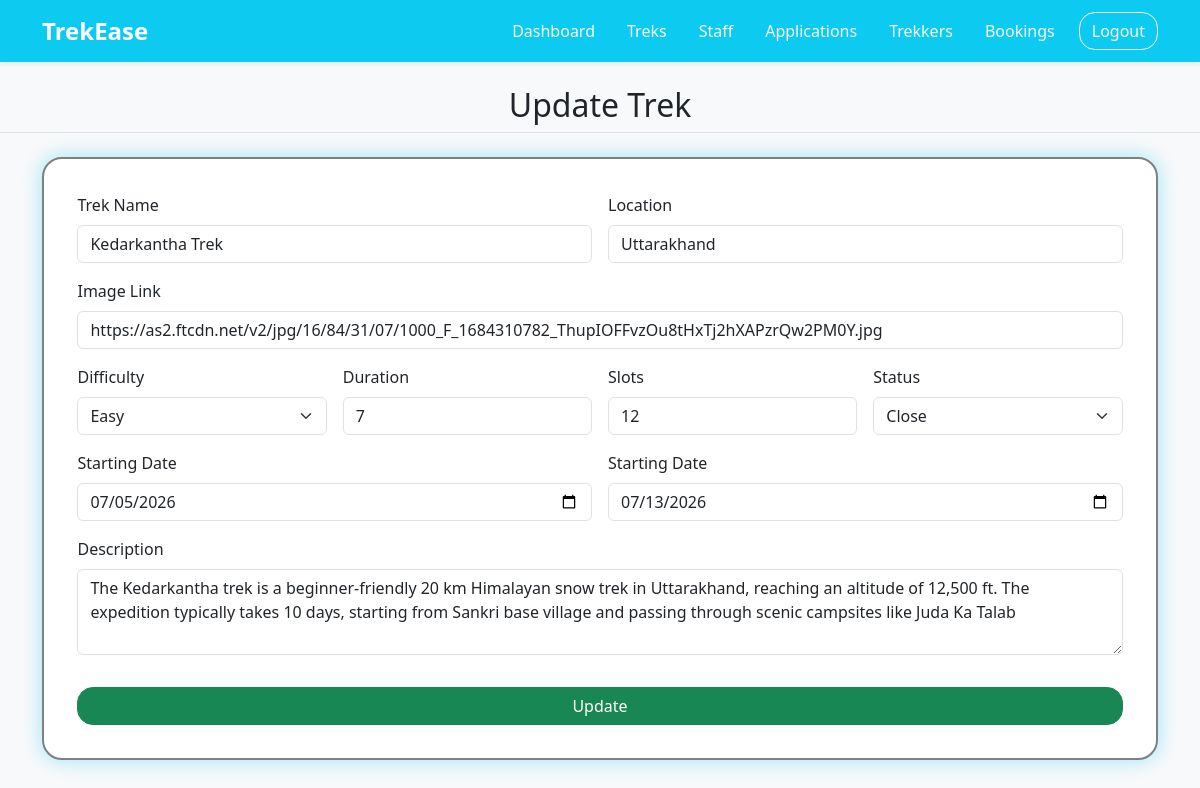
/update_trek/1/5, run on an earlier commit of the app's database.
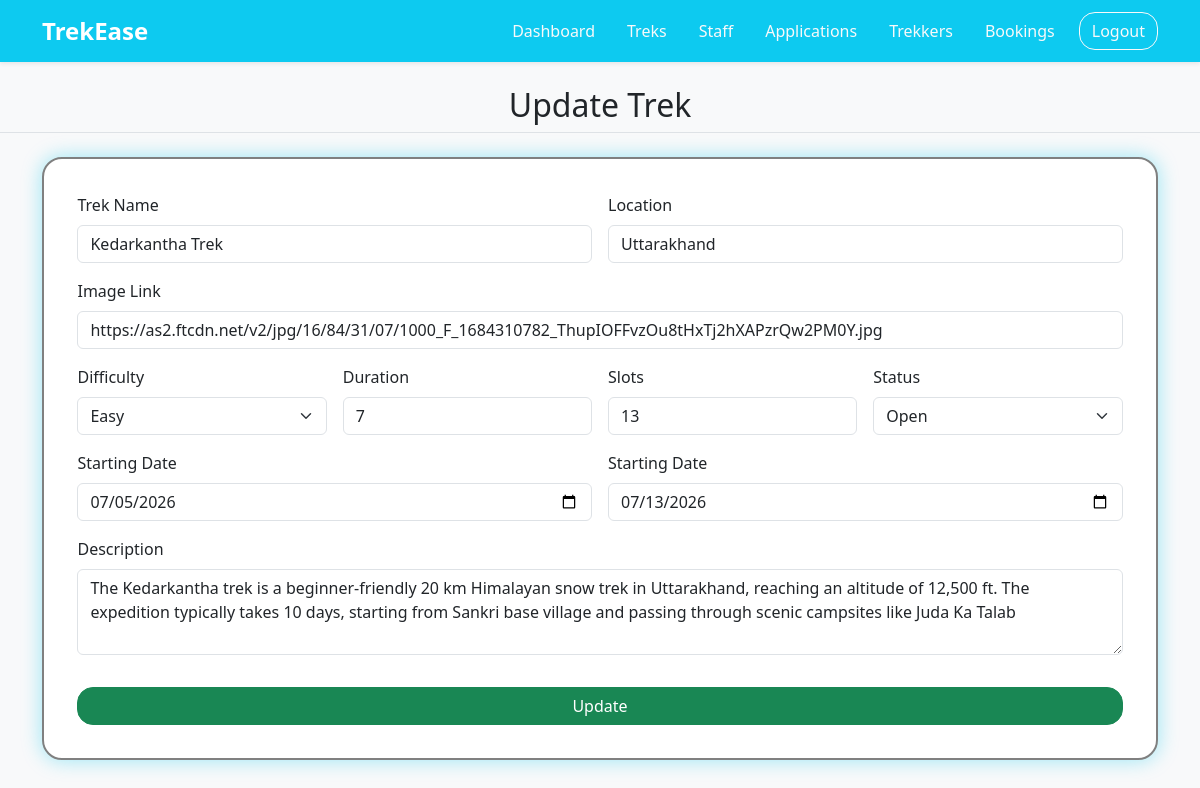
And on a later commit of the database.
### application/models.py (models this page shows)
class Trek(db.Model):
    __tablename__ = "trek"
    id = db.Column(db.Integer(), primary_key=True)
    trek_name = db.Column(db.String(30), unique=True, nullable=False)
    location = db.Column(db.String(), nullable=False)
    difficulty = db.Column(db.String(), nullable=False)
    duration = db.Column(db.Integer(), nullable=False)
    available_slots = db.Column(db.Integer(), nullable=False)
    staff_id = db.Column(db.Integer(), db.ForeignKey("user.id"))
    status = db.Column(db.String(), default="Open", nullable=False)
    start_date = db.Column(db.Date, nullable=False)
    end_date = db.Column(db.Date, nullable=False)
    description = db.Column(db.Text)
    image = db.Column(db.String(), nullable=False)
    created_at = db.Column(db.Date, default=date.today, nullable=False)
    bookings = db.relationship("Booking", backref="trek")

### application/controllers.py (the view, shortened to what this page needs)
@app.route("/update_trek/<int:updater_id>/<int:trek_id>", methods=['GET', 'POST'])
def update_trek(updater_id,trek_id):
    trek = Trek.query.get(trek_id)
    return render_template("/update_trek.html", trek=trek, updater_id=updater_id)

### templates/update_trek.html (shortened to what the changed rows need)
<!DOCTYPE html>
<html lang="en">
<head>
    <link href="https://cdn.jsdelivr.net/npm/bootstrap@5.3.2/dist/css/bootstrap.min.css" rel="stylesheet">
    <link rel="stylesheet" href="/static/style.css">
</head>
<body class="d-flex flex-column min-vh-100 bg-light">
    {% if updater_id == 1 %}
    <br>
    {% endif %}
    <div class="text-center border-bottom">
        <h2>Update Trek</h2>
    </div>
    <br>
    <div class="container d-flex">
        <div id="create_trek">
            <form class="row g-3" action="/update_trek/{{updater_id}}/{{trek.id}}" method="POST">
                <div class="col-6">
                    <label for="input1" class="form-label">Trek Name</label>
                    <input type="text" class="form-control" id="input1" name="trek_name" value="{{trek.trek_name}}" readonly required>
                </div>
                <div class="col-6">
                    <label for="input2" class="form-label">Location</label>
                    <input type="text" class="form-control" id="input2"  name="location" value="{{trek.location}}" readonly required>
                </div>
                <div class="col-md-12">
                    <label for="input3" class="form-label">Image Link</label>
                    {% if updater_id == 1 %}
                    <input type="Text" class="form-control" id="input3" name="image" value="{{trek.image}}" required>
                    {% else %}
                    <input type="Text" class="form-control" id="input3" name="image" value="{{trek.image}}" readonly required>
                    {% endif %}
                </div>
                <div class="col-md-3">
                    <label for="input4" class="form-label">Difficulty</label>
                    {% if updater_id == 1 %}
                    <select id="input4" class="form-select" id="input4" name="difficulty" value="{{trek.difficulty}}" required>
                        <option selected>{{trek.difficulty}}</option>
                    </select>
                    {% endif %}
                </div>
                <div class="col-md-3">
                    <label for="input5" class="form-label">Duration</label>
                    {% if updater_id == 1 %}
                    <input type="number" class="form-control" id="input5" name="duration" value="{{trek.duration}}" required>
                    {% else %}
                    <input type="number" class="form-control" id="input5" name="duration" value="{{trek.duration}}" readonly required>
                    {% endif %}
                </div>
                <div class="col-md-3">
                    <label for="input6" class="form-label">Slots</label>
                    <input type="number" class="form-control" id="input6" name="available_slots" value="{{trek.available_slots}}" required>
                </div>
                <div class="col-md-3">
                    <label for="input7" class="form-label">Status</label>
                    <select id="input7" class="form-select" name="status" value="{{trek.status}}"required>
                        <option selected>{{trek.status}}</option>
                    </select>
                </div>
                <div class="col-6">
                    <label for="input8" class="form-label">Starting Date</label>
                    {% if updater_id == 1 %}
                    <input type="date" class="form-control" id="input8" name="start_date" value="{{trek.start_date}}" required>
                    {% else %}
                    <input type="date" class="form-control" id="input8" name="start_date" value="{{trek.start_date}}" readonly required>
                    {% endif %}
                </div>
                <div class="col-6">
                    <label for="input8" class="form-label">Starting Date</label>
                    {% if updater_id == 1 %}
                    <input type="date" class="form-control" id="input9" name="end_date" value="{{trek.end_date}}" required>
                    {% else %}
                    <input type="date" class="form-control" id="input9" name="end_date" value="{{trek.end_date}}" readonly required>
                    {% endif %}
                </div>
                <div class="col-12">
                    <div class="mb-3">
                        <label for="input0" class="form-label">Description</label>
                        {% if updater_id == 1 %}
                        <textarea class="form-control" id="input0" rows="3" name="description" required>{{trek.description}}</textarea>
                        {% else %}
                        <textarea class="form-control" id="input0" rows="3" name="description" readonly required>{{trek.description}}</textarea>
                        {% endif %}
                    </div>
                </div>
            </form>
        </div>
    </div>
</body>
</html>

What changed in the data, as far as the page shows it:
changed Trek "Kedarkantha Trek": available_slots "12" → "13"; status "Close" → "Open"
